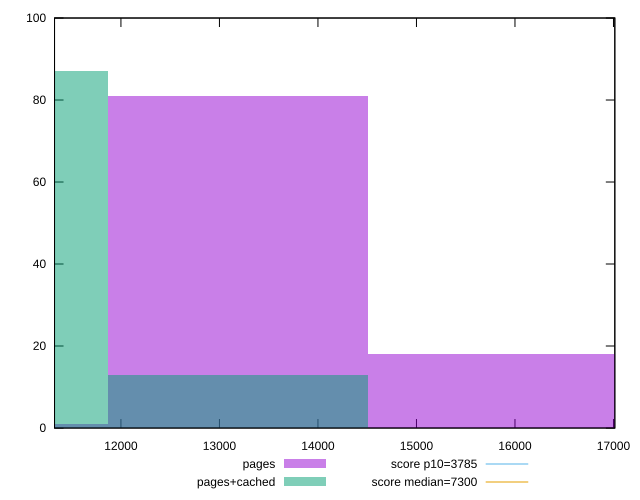

gnuplot code for this plot:
reset

$pages <<EOF
15828.161467835493 18
13190.134556529576 81
10552.107645223661 1
EOF

$pagesCached <<EOF
13190.134556529576 13
10552.107645223661 87
EOF

set key outside below
set boxwidth 2638.0269113059153
set xrange [11325.976499999997:17013.625]
set yrange [0:100]
set trange [0:100]
set style fill transparent solid 0.5 noborder

set parametric
set terminal svg size 640, 500 enhanced background rgb 'white'
set output "report_00012_2021-02-09T11:01:39.952Z/interactive/comparison/histogram/0_vs_1.svg"

plot $pages title "pages" with boxes, \
     $pagesCached title "pages+cached" with boxes, \
     3785,t title "score p10=3785", \
     7300,t title "score median=7300"

reset
